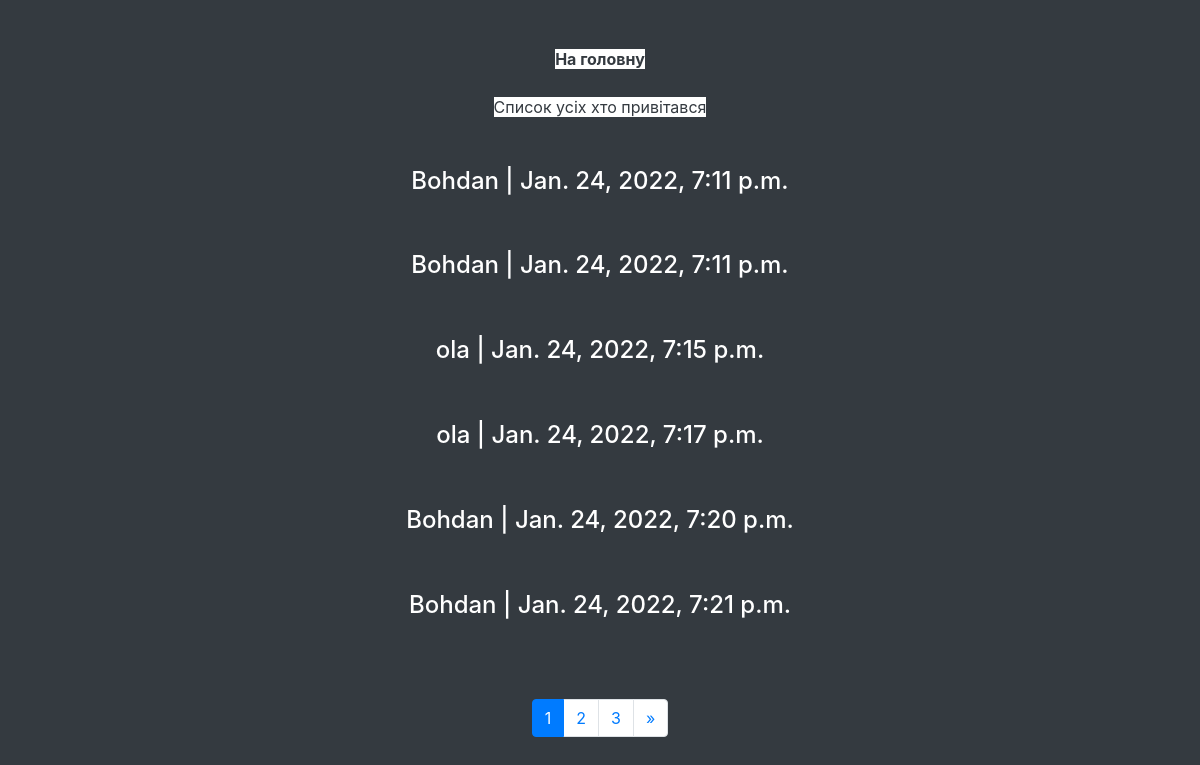
Screenshot of /list_users/ with the database file from the repository.
### MAPtask/models.py (models this page shows, shortened)
class User(models.Model):
    fist_name = models.CharField(max_length=128, verbose_name="Ім'я")
    time_create = models.DateTimeField(auto_now_add=True)
    time_update = models.DateTimeField(auto_now=True)
    is_published = models.BooleanField(default=True, verbose_name='Публікація')

### MAPtask/views.py (the view)
# urls.py: path('list_users/', ListUsers.as_view(), name='list_users'),
class ListUsers(ListView):
    paginate_by = 6
    model = User
    template_name = 'MAPtask/user_list.html'
    context_object_name = 'user'
    def get_queryset(self):
        users = User.objects.all()
        users.distinct()
        return users

### MAPtask/templates/MAPtask/user_list.html (shortened to what this page needs)
{% extends 'MAPtask/base.html' %}
{% block content %}
{% for u in user %}
<td>
    <div class="container p-4">
<h4>{{u.fist_name}} | {{ u.time_create }} </h4>
        </div>
    </td>
{% endfor %}
{% if page_obj.has_other_pages %}
<nav aria-label="Page navigation example">
    <ul class="pagination justify-content-center mt-5">
        {% for p in paginator.page_range %}
        {% if page_obj.number == p %}
        <li class="page-item active"><a class="page-link" href="?page={{p}}">{{ p }}</a></li>
        {% elif p >= page_obj.number|add:-2 and p <= page_obj.number|add:2 %}
        <li class="page"><a class="page-link" href="?page={{p}}">{{ p }}</a></li>
        {% endif %}
        {% endfor %}
        {% if page_obj.has_next %}
        <li class="page-item">
            <a class="page-link" href="?page={{ page_obj.next_page_number }}" aria-label="Next">
                <span aria-hidden="true">&raquo;</span>
            </a>
        </li>
        {% endif %}
    </ul>
</nav>
{% endif %}
{% endblock %}

### MAPtask/templates/MAPtask/base.html (shortened to what this page needs)
<!DOCTYPE html>
<html lang="en">
<head>
    <link href="https://cdn.jsdelivr.net/npm/bootstrap@5.1.3/dist/css/bootstrap.min.css" rel="stylesheet">
    <link rel="stylesheet" href="games/style.css">
    <link href="/docs/5.1/dist/css/bootstrap.min.css" rel="stylesheet">
</head>
<html class="h-100">
<div class="container-fluid d-flex h-100 justify-content-center align-items-center p-0">
<body class="text-center text-white bg-dark h-100">
  <header">
  <div class="container">
      <a href="{% url 'home' %} " class="border-white bg-white text-dark text-decoration-none"><strong> На головну</strong></a>
  </div>
      <div class="container p-4">
<a href="{% url 'list_users' %}" class="border-white bg-white text-dark text-decoration-none">Список усіх хто привітався</a>
          </div>
{% block content %}
  {% endblock %}
</body>
</div>
</html>

### MAPtask/static/MAPtask/css/style.css (style rules this page uses)
.container { margin:0; text-align:center }

### rows the page displays
User: fist_name "Bohdan", time_create "Jan. 24, 2022, 7:11 p.m."
User: fist_name "Bohdan", time_create "Jan. 24, 2022, 7:11 p.m."
User: fist_name "ola", time_create "Jan. 24, 2022, 7:15 p.m."
User: fist_name "ola", time_create "Jan. 24, 2022, 7:17 p.m."
User: fist_name "Bohdan", time_create "Jan. 24, 2022, 7:20 p.m."
User: fist_name "Bohdan", time_create "Jan. 24, 2022, 7:21 p.m."

### other values shown
{{ p }} "1"
{{ p }} "2" "3"
